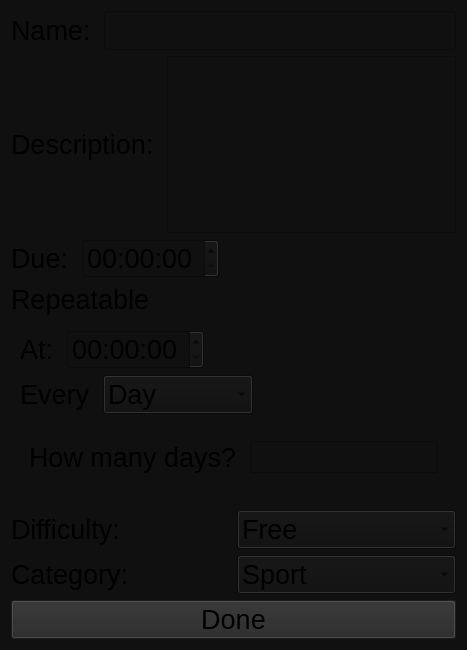
<?xml version="1.0" encoding="UTF-8"?>
<ui version="4.0">
 <class>add_task_popup</class>
 <widget class="QWidget" name="add_task_popup">
  <property name="geometry">
   <rect>
    <x>0</x>
    <y>0</y>
    <width>467</width>
    <height>650</height>
   </rect>
  </property>
  <property name="sizePolicy">
   <sizepolicy hsizetype="Fixed" vsizetype="Preferred">
    <horstretch>0</horstretch>
    <verstretch>0</verstretch>
   </sizepolicy>
  </property>
  <property name="minimumSize">
   <size>
    <width>467</width>
    <height>0</height>
   </size>
  </property>
  <property name="maximumSize">
   <size>
    <width>467</width>
    <height>650</height>
   </size>
  </property>
  <property name="windowTitle">
   <string>Form</string>
  </property>
  <property name="styleSheet">
   <string notr="true">
background-color: rgb(16,16,16);</string>
  </property>
  <layout class="QVBoxLayout" name="verticalLayout_2">
   <item>
    <layout class="QHBoxLayout" name="name_layout">
     <item>
      <widget class="QLabel" name="name_label">
       <property name="sizePolicy">
        <sizepolicy hsizetype="Fixed" vsizetype="Preferred">
         <horstretch>0</horstretch>
         <verstretch>0</verstretch>
        </sizepolicy>
       </property>
       <property name="font">
        <font>
         <pointsize>20</pointsize>
        </font>
       </property>
       <property name="text">
        <string>Name: </string>
       </property>
      </widget>
     </item>
     <item>
      <widget class="QLineEdit" name="name_edit">
       <property name="font">
        <font>
         <pointsize>20</pointsize>
        </font>
       </property>
      </widget>
     </item>
    </layout>
   </item>
   <item>
    <layout class="QHBoxLayout" name="description_layout">
     <item>
      <widget class="QLabel" name="description_label">
       <property name="font">
        <font>
         <pointsize>20</pointsize>
        </font>
       </property>
       <property name="text">
        <string>Description: </string>
       </property>
      </widget>
     </item>
     <item>
      <widget class="QTextEdit" name="description_edit">
       <property name="font">
        <font>
         <pointsize>15</pointsize>
        </font>
       </property>
      </widget>
     </item>
    </layout>
   </item>
   <item>
    <layout class="QHBoxLayout" name="due_layout">
     <item>
      <widget class="QLabel" name="due_label">
       <property name="font">
        <font>
         <pointsize>20</pointsize>
        </font>
       </property>
       <property name="text">
        <string>Due: </string>
       </property>
      </widget>
     </item>
     <item>
      <widget class="QTimeEdit" name="timeEdit">
       <property name="font">
        <font>
         <pointsize>20</pointsize>
        </font>
       </property>
      </widget>
     </item>
     <item>
      <spacer name="horizontalSpacer_3">
       <property name="orientation">
        <enum>Qt::Orientation::Horizontal</enum>
       </property>
       <property name="sizeHint" stdset="0">
        <size>
         <width>40</width>
         <height>20</height>
        </size>
       </property>
      </spacer>
     </item>
    </layout>
   </item>
   <item>
    <layout class="QHBoxLayout" name="repeatable_layout">
     <item>
      <widget class="QLabel" name="repeatable_label">
       <property name="font">
        <font>
         <pointsize>20</pointsize>
        </font>
       </property>
       <property name="text">
        <string>Repeatable</string>
       </property>
      </widget>
     </item>
     <item>
      <widget class="QWidget" name="rep_switch" native="true"/>
     </item>
     <item>
      <spacer name="horizontalSpacer_2">
       <property name="orientation">
        <enum>Qt::Orientation::Horizontal</enum>
       </property>
       <property name="sizeHint" stdset="0">
        <size>
         <width>40</width>
         <height>20</height>
        </size>
       </property>
      </spacer>
     </item>
    </layout>
   </item>
   <item>
    <widget class="QWidget" name="repeatable_widget" native="true">
     <property name="enabled">
      <bool>true</bool>
     </property>
     <layout class="QVBoxLayout" name="verticalLayout">
      <item>
       <layout class="QHBoxLayout" name="at_layout">
        <item>
         <widget class="QLabel" name="at_layout_2">
          <property name="font">
           <font>
            <pointsize>20</pointsize>
           </font>
          </property>
          <property name="text">
           <string>At: </string>
          </property>
         </widget>
        </item>
        <item>
         <widget class="QTimeEdit" name="at_timeedit">
          <property name="sizePolicy">
           <sizepolicy hsizetype="Minimum" vsizetype="Fixed">
            <horstretch>0</horstretch>
            <verstretch>0</verstretch>
           </sizepolicy>
          </property>
          <property name="maximumSize">
           <size>
            <width>200</width>
            <height>16777215</height>
           </size>
          </property>
          <property name="font">
           <font>
            <pointsize>20</pointsize>
           </font>
          </property>
         </widget>
        </item>
        <item>
         <spacer name="horizontalSpacer">
          <property name="orientation">
           <enum>Qt::Orientation::Horizontal</enum>
          </property>
          <property name="sizeHint" stdset="0">
           <size>
            <width>40</width>
            <height>20</height>
           </size>
          </property>
         </spacer>
        </item>
       </layout>
      </item>
      <item>
       <layout class="QHBoxLayout" name="evety_layout">
        <item>
         <widget class="QLabel" name="every_label">
          <property name="maximumSize">
           <size>
            <width>200</width>
            <height>16777215</height>
           </size>
          </property>
          <property name="font">
           <font>
            <pointsize>20</pointsize>
           </font>
          </property>
          <property name="text">
           <string>Every </string>
          </property>
         </widget>
        </item>
        <item>
         <widget class="QComboBox" name="every_box">
          <property name="maximumSize">
           <size>
            <width>16777215</width>
            <height>16777215</height>
           </size>
          </property>
          <property name="font">
           <font>
            <pointsize>20</pointsize>
           </font>
          </property>
          <item>
           <property name="text">
            <string>Day</string>
           </property>
          </item>
          <item>
           <property name="text">
            <string>Few Days</string>
           </property>
          </item>
          <item>
           <property name="text">
            <string>Week</string>
           </property>
          </item>
          <item>
           <property name="text">
            <string>Mounth</string>
           </property>
          </item>
          <item>
           <property name="text">
            <string>Year</string>
           </property>
          </item>
         </widget>
        </item>
        <item>
         <spacer name="horizontalSpacer_4">
          <property name="orientation">
           <enum>Qt::Orientation::Horizontal</enum>
          </property>
          <property name="sizeHint" stdset="0">
           <size>
            <width>40</width>
            <height>20</height>
           </size>
          </property>
         </spacer>
        </item>
       </layout>
      </item>
      <item>
       <widget class="QStackedWidget" name="every_stack">
        <property name="minimumSize">
         <size>
          <width>0</width>
          <height>75</height>
         </size>
        </property>
        <property name="maximumSize">
         <size>
          <width>16777215</width>
          <height>16777215</height>
         </size>
        </property>
        <property name="font">
         <font>
          <pointsize>20</pointsize>
         </font>
        </property>
        <property name="styleSheet">
         <string notr="true">QPushButton{
background-color: rgba(255, 255, 255, 0);
border: 2px solid white;
border-radius: 25px;
}</string>
        </property>
        <property name="currentIndex">
         <number>1</number>
        </property>
        <widget class="QWidget" name="day">
         <property name="minimumSize">
          <size>
           <width>1</width>
           <height>0</height>
          </size>
         </property>
         <property name="maximumSize">
          <size>
           <width>16777215</width>
           <height>1</height>
          </size>
         </property>
         <layout class="QHBoxLayout" name="horizontalLayout_3"/>
        </widget>
        <widget class="QWidget" name="few_days">
         <layout class="QHBoxLayout" name="horizontalLayout_2">
          <item>
           <widget class="QLabel" name="few_days_label">
            <property name="font">
             <font>
              <pointsize>20</pointsize>
             </font>
            </property>
            <property name="text">
             <string>How many days? </string>
            </property>
           </widget>
          </item>
          <item>
           <widget class="QLineEdit" name="few_days_edit">
            <property name="font">
             <font>
              <pointsize>15</pointsize>
             </font>
            </property>
           </widget>
          </item>
         </layout>
        </widget>
        <widget class="QWidget" name="week">
         <layout class="QHBoxLayout" name="horizontalLayout_5">
          <item>
           <widget class="QPushButton" name="mon">
            <property name="sizePolicy">
             <sizepolicy hsizetype="Preferred" vsizetype="Fixed">
              <horstretch>0</horstretch>
              <verstretch>0</verstretch>
             </sizepolicy>
            </property>
            <property name="maximumSize">
             <size>
              <width>50</width>
              <height>50</height>
             </size>
            </property>
            <property name="font">
             <font>
              <pointsize>15</pointsize>
             </font>
            </property>
            <property name="text">
             <string>Mon</string>
            </property>
           </widget>
          </item>
          <item>
           <widget class="QPushButton" name="tue">
            <property name="sizePolicy">
             <sizepolicy hsizetype="Preferred" vsizetype="Fixed">
              <horstretch>0</horstretch>
              <verstretch>0</verstretch>
             </sizepolicy>
            </property>
            <property name="maximumSize">
             <size>
              <width>50</width>
              <height>50</height>
             </size>
            </property>
            <property name="font">
             <font>
              <pointsize>15</pointsize>
             </font>
            </property>
            <property name="text">
             <string>Tue</string>
            </property>
           </widget>
          </item>
          <item>
           <widget class="QPushButton" name="wed">
            <property name="sizePolicy">
             <sizepolicy hsizetype="Preferred" vsizetype="Fixed">
              <horstretch>0</horstretch>
              <verstretch>0</verstretch>
             </sizepolicy>
            </property>
            <property name="maximumSize">
             <size>
              <width>50</width>
              <height>50</height>
             </size>
            </property>
            <property name="font">
             <font>
              <pointsize>15</pointsize>
             </font>
            </property>
            <property name="text">
             <string>Wed</string>
            </property>
           </widget>
          </item>
          <item>
           <widget class="QPushButton" name="thu">
            <property name="sizePolicy">
             <sizepolicy hsizetype="Preferred" vsizetype="Fixed">
              <horstretch>0</horstretch>
              <verstretch>0</verstretch>
             </sizepolicy>
            </property>
            <property name="maximumSize">
             <size>
              <width>50</width>
              <height>50</height>
             </size>
            </property>
            <property name="font">
             <font>
              <pointsize>15</pointsize>
             </font>
            </property>
            <property name="text">
             <string>Thu</string>
            </property>
           </widget>
          </item>
          <item>
           <widget class="QPushButton" name="fri">
            <property name="sizePolicy">
             <sizepolicy hsizetype="Preferred" vsizetype="Fixed">
              <horstretch>0</horstretch>
              <verstretch>0</verstretch>
             </sizepolicy>
            </property>
            <property name="maximumSize">
             <size>
              <width>50</width>
              <height>50</height>
             </size>
            </property>
            <property name="font">
             <font>
              <pointsize>15</pointsize>
             </font>
            </property>
            <property name="text">
             <string>Fri</string>
            </property>
           </widget>
          </item>
          <item>
           <widget class="QPushButton" name="sat">
            <property name="sizePolicy">
             <sizepolicy hsizetype="Preferred" vsizetype="Fixed">
              <horstretch>0</horstretch>
              <verstretch>0</verstretch>
             </sizepolicy>
            </property>
            <property name="maximumSize">
             <size>
              <width>50</width>
              <height>50</height>
             </size>
            </property>
            <property name="font">
             <font>
              <pointsize>15</pointsize>
             </font>
            </property>
            <property name="text">
             <string>Sat</string>
            </property>
           </widget>
          </item>
          <item>
           <widget class="QPushButton" name="sun">
            <property name="sizePolicy">
             <sizepolicy hsizetype="Preferred" vsizetype="Fixed">
              <horstretch>1</horstretch>
              <verstretch>0</verstretch>
             </sizepolicy>
            </property>
            <property name="maximumSize">
             <size>
              <width>50</width>
              <height>50</height>
             </size>
            </property>
            <property name="font">
             <font>
              <pointsize>15</pointsize>
             </font>
            </property>
            <property name="styleSheet">
             <string notr="true">background-color: rgba(255, 255, 255, 0);
border: 2px solid white;
border-radius: 25px;</string>
            </property>
            <property name="text">
             <string>Sin</string>
            </property>
           </widget>
          </item>
         </layout>
        </widget>
        <widget class="QWidget" name="mounth">
         <layout class="QHBoxLayout" name="horizontalLayout_4">
          <item>
           <widget class="QLineEdit" name="day_edit_2"/>
          </item>
         </layout>
        </widget>
        <widget class="QWidget" name="year">
         <widget class="QComboBox" name="mounth_edit">
          <property name="geometry">
           <rect>
            <x>220</x>
            <y>10</y>
            <width>136</width>
            <height>51</height>
           </rect>
          </property>
          <property name="maximumSize">
           <size>
            <width>200</width>
            <height>16777215</height>
           </size>
          </property>
          <property name="font">
           <font>
            <pointsize>20</pointsize>
           </font>
          </property>
         </widget>
         <widget class="QLineEdit" name="day_edit">
          <property name="geometry">
           <rect>
            <x>10</x>
            <y>10</y>
            <width>200</width>
            <height>51</height>
           </rect>
          </property>
          <property name="maximumSize">
           <size>
            <width>200</width>
            <height>16777215</height>
           </size>
          </property>
          <property name="font">
           <font>
            <pointsize>20</pointsize>
           </font>
          </property>
         </widget>
        </widget>
       </widget>
      </item>
     </layout>
    </widget>
   </item>
   <item>
    <layout class="QHBoxLayout" name="diff_layout">
     <item>
      <widget class="QLabel" name="diff_label">
       <property name="font">
        <font>
         <pointsize>20</pointsize>
        </font>
       </property>
       <property name="text">
        <string>Difficulty: </string>
       </property>
      </widget>
     </item>
     <item>
      <widget class="QComboBox" name="diff_box">
       <property name="font">
        <font>
         <pointsize>20</pointsize>
        </font>
       </property>
       <item>
        <property name="text">
         <string>Free</string>
        </property>
       </item>
       <item>
        <property name="text">
         <string>Easy</string>
        </property>
       </item>
       <item>
        <property name="text">
         <string>Medium</string>
        </property>
       </item>
       <item>
        <property name="text">
         <string>hard</string>
        </property>
       </item>
      </widget>
     </item>
    </layout>
   </item>
   <item>
    <layout class="QHBoxLayout" name="horizontalLayout">
     <item>
      <widget class="QLabel" name="categ_label">
       <property name="font">
        <font>
         <pointsize>20</pointsize>
        </font>
       </property>
       <property name="text">
        <string>Category: </string>
       </property>
      </widget>
     </item>
     <item>
      <widget class="QComboBox" name="difficulty_combobox">
       <property name="font">
        <font>
         <pointsize>20</pointsize>
        </font>
       </property>
       <item>
        <property name="text">
         <string>Sport</string>
        </property>
       </item>
       <item>
        <property name="text">
         <string>Education</string>
        </property>
       </item>
       <item>
        <property name="text">
         <string>Social</string>
        </property>
       </item>
       <item>
        <property name="text">
         <string>Chores</string>
        </property>
       </item>
       <item>
        <property name="text">
         <string>Meal</string>
        </property>
       </item>
       <item>
        <property name="text">
         <string>Higyene</string>
        </property>
       </item>
       <item>
        <property name="text">
         <string>Job</string>
        </property>
       </item>
       <item>
        <property name="text">
         <string>Mental</string>
        </property>
       </item>
       <item>
        <property name="text">
         <string>Rest</string>
        </property>
       </item>
       <item>
        <property name="text">
         <string>Other</string>
        </property>
       </item>
      </widget>
     </item>
    </layout>
   </item>
   <item>
    <widget class="QPushButton" name="submit_button">
     <property name="font">
      <font>
       <pointsize>20</pointsize>
      </font>
     </property>
     <property name="styleSheet">
      <string notr="true">
background-color: rgb(40,40,40);</string>
     </property>
     <property name="text">
      <string>Done</string>
     </property>
    </widget>
   </item>
  </layout>
 </widget>
 <resources/>
 <connections/>
</ui>
